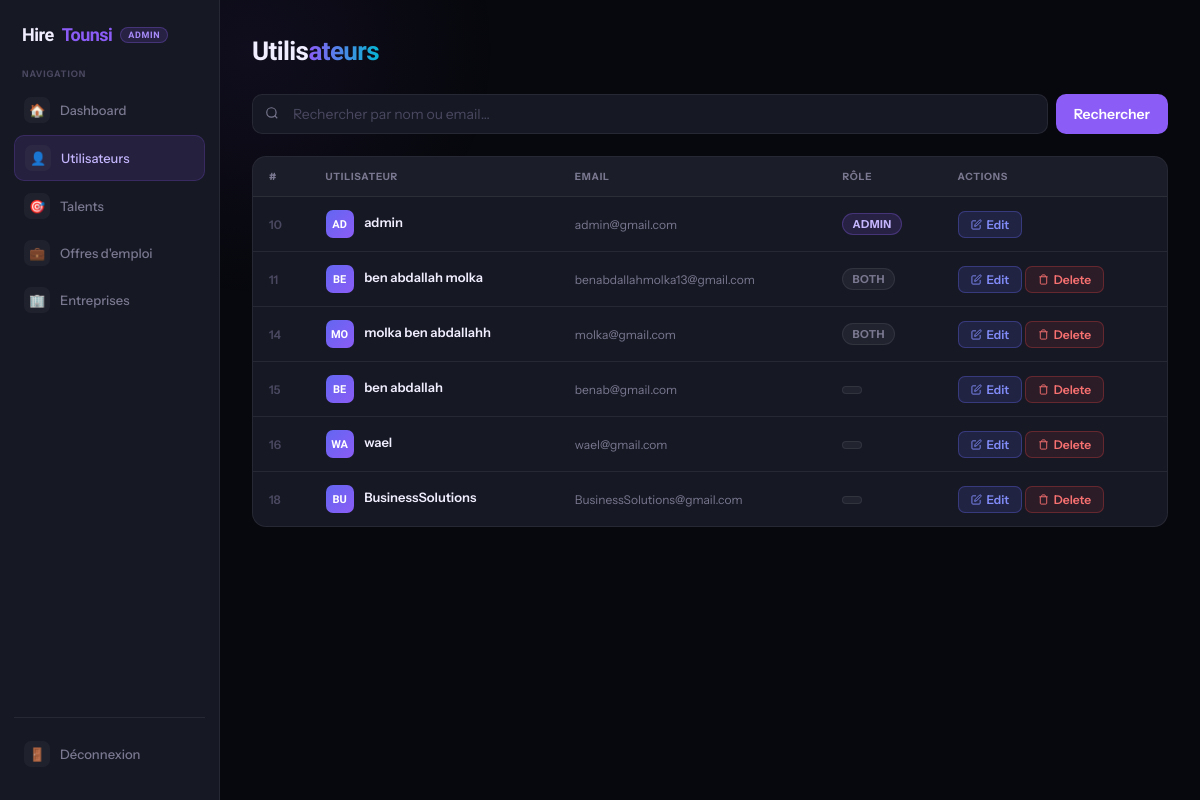
The page /admin.php?page=users (signed in) on the database its author committed.
### tables this page shows
CREATE TABLE `users` (
  `id` int(11) NOT NULL,
  `name` varchar(100) NOT NULL,
  `email` varchar(150) NOT NULL,
  `password` varchar(255) NOT NULL,
  `created_at` timestamp NOT NULL DEFAULT current_timestamp(),
  `phone` varchar(20) DEFAULT NULL,
  `bio` text DEFAULT NULL,
  `skills` text DEFAULT NULL,
  `cv_path` varchar(255) DEFAULT NULL,
  `avatar_path` varchar(255) DEFAULT NULL,
  `job_title` varchar(100) DEFAULT NULL,
  `role` enum('candidat','recruteur','both','admin') DEFAULT 'candidat',
  `is_recruiter` tinyint(1) DEFAULT 0,
  `profile_photo` varchar(255) DEFAULT NULL,
  `cv` varchar(255) DEFAULT NULL
);

### admin.php (the view, shortened to what this page needs)
<?php
include "config.php";
$page = $_GET["page"] ?? "dashboard";
$search = $_GET["search"] ?? "";
if ($search != "") {
    $stmt = $pdo->prepare("SELECT * FROM users WHERE name LIKE ? OR email LIKE ?");
    $stmt->execute(["%$search%", "%$search%"]);
} else {
    $stmt = $pdo->query("SELECT * FROM users");
}
$users = $stmt->fetchAll();
$totalUsers   = $pdo->query("SELECT COUNT(*) FROM users")->fetchColumn();
$totalTalents = $pdo->query("SELECT COUNT(*) FROM talents")->fetchColumn();
$totalJobs    = $pdo->query("SELECT COUNT(*) FROM jobs")->fetchColumn();
?>
<!DOCTYPE html>
<html lang="fr">
<head>
</head>
<body>
<div class="sidebar">
  <div class="sidebar-logo">
    Hire<em>Tounsi</em>
    <span class="admin-badge">Admin</span>
  </div>
  <span class="sidebar-sep">Navigation</span>
  <a href="?page=dashboard" class="<?= $page==='dashboard'?'active':'' ?>">
    <span class="s-icon">🏠</span> Dashboard
  </a>
  <a href="?page=users" class="<?= $page==='users'?'active':'' ?>">
    <span class="s-icon">👤</span> Utilisateurs
  </a>
  <a href="?page=talents" class="<?= $page==='talents'?'active':'' ?>">
    <span class="s-icon">🎯</span> Talents
  </a>
  <a href="?page=jobs" class="<?= $page==='jobs'?'active':'' ?>">
    <span class="s-icon">💼</span> Offres d'emploi
  </a>
  <a href="?page=companies" class="<?= $page==='companies'?'active':'' ?>">
  <span class="s-icon">🏢</span> Entreprises
</a>
  <div class="sidebar-bottom">
    <a href="logout.php">
      <span class="s-icon">🚪</span> Déconnexion
    </a>
  </div>
</div>
<div class="main">
<?php if($page == "dashboard"): ?>
  <div class="ph">
    <h1>Tableau de <span>bord</span></h1>
  </div>
  <div class="stats">
    <div class="stat">
      <div class="stat-label">Utilisateurs</div>
      <div class="stat-val"><?= $totalUsers ?></div>
    </div>
    <div class="stat">
      <div class="stat-label">Talents</div>
      <div class="stat-val"><?= $totalTalents ?></div>
    </div>
    <div class="stat">
      <div class="stat-label">Offres d'emploi</div>
      <div class="stat-val"><?= $totalJobs ?></div>
    </div>
  </div>
  <div class="welcome-card">
    <p>Bienvenue dans le panneau d'administration <strong style="color:var(--text)">HireTounsi</strong>. Gérez les utilisateurs, talents et offres depuis la barre latérale.</p>
  </div>
<?php elseif($page == "users"): ?>
  <div class="ph">
    <h1>Utilis<span>ateurs</span></h1>
  </div>
  <form method="GET" class="search-bar">
    <div class="search-wrap">
      <span class="si">
      </span>
      <input class="search-input" type="text" name="search" value="<?= htmlspecialchars($search) ?>" placeholder="Rechercher par nom ou email…">
    </div>
    <button class="btn-search" type="submit">Rechercher</button>
  </form>
  <div class="table-wrap">
    <table>
      <thead>
        <tr>
          <th>#</th>
          <th>Utilisateur</th>
          <th>Email</th>
          <th>Rôle</th>
          <th>Actions</th>
        </tr>
      </thead>
      <tbody>
        <?php foreach($users as $u): ?>
        <tr>
          <td class="td-id"><?= $u["id"] ?></td>
          <td>
            <span class="avatar"><?= strtoupper(substr($u["name"],0,2)) ?></span>
            <span class="td-name"><?= htmlspecialchars($u["name"]) ?></span>
          </td>
          <td class="td-email"><?= htmlspecialchars($u["email"]) ?></td>
          <td>
            <span class="role-badge <?= $u['role']==='admin'?'role-admin':'role-user' ?>">
              <?= htmlspecialchars($u["role"]) ?>
            </span>
          </td>
          <td>
            <a class="btn btn-blue" href="edit_user.php?id=<?= $u['id'] ?>">
              <svg width="11" height="11" viewBox="0 0 24 24" fill="none" stroke="currentColor" stroke-width="2"><path d="M11 4H4a2 2 0 0 0-2 2v14a2 2 0 0 0 2 2h14a2 2 0 0 0 2-2v-7"/><path d="M18.5 2.5a2.121 2.121 0 0 1 3 3L12 15l-4 1 1-4 9.5-9.5z"/></svg>
              Edit
            </a>
            <?php if($u["role"] != "admin"): ?>
            <a class="btn btn-red" href="delete_user.php?id=<?= $u['id'] ?>">
              <svg width="11" height="11" viewBox="0 0 24 24" fill="none" stroke="currentColor" stroke-width="2"><path d="M3 6h18"/><path d="M19 6v14a2 2 0 0 1-2 2H7a2 2 0 0 1-2-2V6"/><path d="M8 6V4a2 2 0 0 1 2-2h4a2 2 0 0 1 2 2v2"/></svg>
              Delete
            </a>
            <?php endif; ?>
          </td>
        </tr>
        <?php endforeach; ?>
      </tbody>
    </table>
  </div>
<?php endif; ?>
</div>
</body>
</html>

### rows shown on the page
users: id "10", name "AD", name "admin", email "admin@gmail.com", role "ADMIN"
users: id "11", name "BE", name "ben abdallah molka", email "benabdallahmolka13@gmail.com", role "BOTH"
users: id "14", name "MO", name "molka ben abdallahh", email "molka@gmail.com", role "BOTH"
users: id "15", name "BE", name "ben abdallah", email "benab@gmail.com"
users: id "16", name "WA", name "wael", email "wael@gmail.com"
users: id "18", name "BU", name "BusinessSolutions", email "BusinessSolutions@gmail.com"
